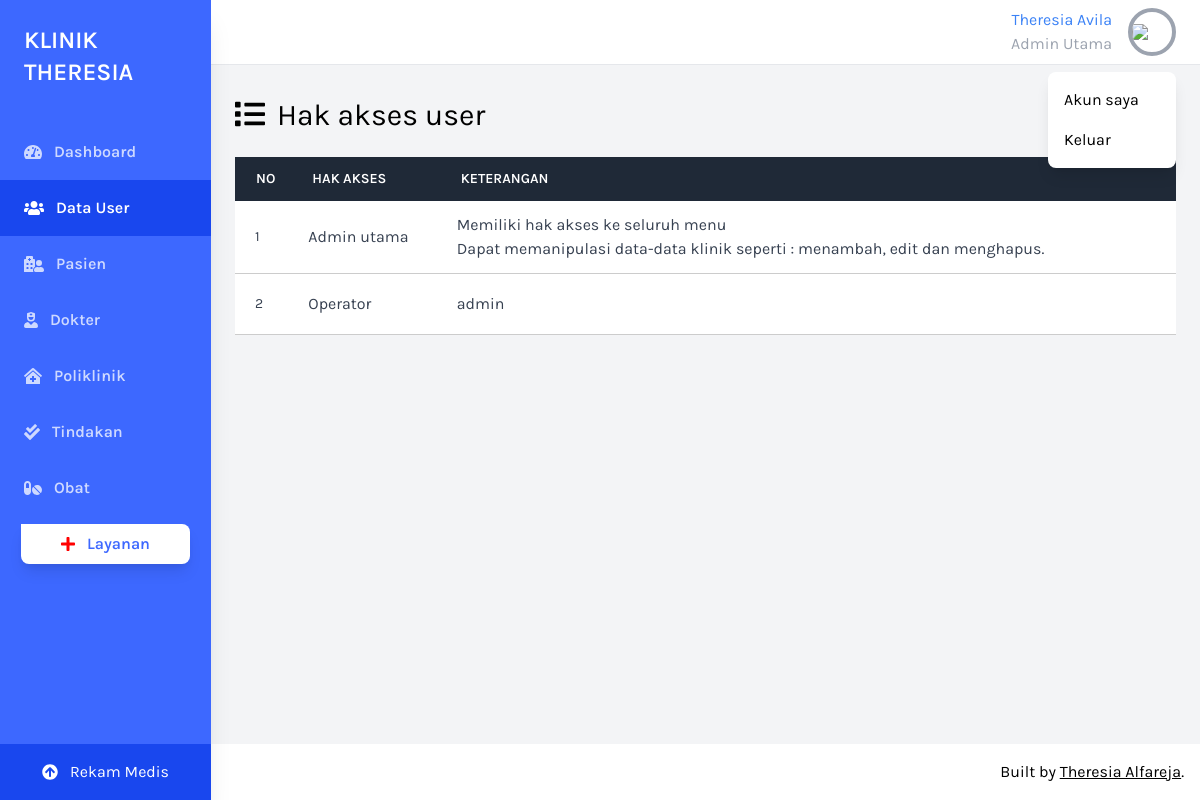
Page /level_user.php (signed in) on the committed database.
### tables this page shows
CREATE TABLE `tb_user` (
  `id_user` int(10) NOT NULL,
  `username` varchar(30) NOT NULL,
  `nama_lengkap_user` varchar(30) NOT NULL,
  `level_user` enum('Admin Utama','Operator','Kasir','Apoteker') NOT NULL,
  `alamat_user` text NOT NULL,
  `nomor_telepon_user` varchar(13) NOT NULL,
  `password` varchar(30) NOT NULL,
  `tgl_daftar` timestamp NOT NULL DEFAULT current_timestamp() ON UPDATE current_timestamp()
);

CREATE TABLE `tb_level_user` (
  `id_level_user` int(10) NOT NULL,
  `level_user` varchar(20) NOT NULL,
  `keterangan` text NOT NULL
);

### level_user.php (the view, shortened to what this page needs)
<?php
require 'koneksi.php';
require 'cek_login.php';
?>
<!DOCTYPE html>
<html lang="en">
<head>
    <link href="https://unpkg.com/tailwindcss/dist/tailwind.min.css" rel="stylesheet">
</head>
<body class="bg-gray-100 font-family-karla flex">
    <aside class="relative bg-sidebar h-screen w-64 hidden sm:block shadow-xl">
        <div class="p-6">
            <a href="Dashboard.php" class=" mb-5 text-white text-2xl font-semibold uppercase hover:text-gray-300">Klinik Theresia</a>
        </div>
        <nav class="text-white text-base font-semibold pt-3">
            <a href="Dashboard.php" class="flex items-center text-white opacity-75 hover:opacity-100 py-4 pl-6 nav-item">
                <i class="fas fa-tachometer-alt mr-3"></i>
                Dashboard
            </a>
            <a href="data_user.php" class="flex items-center active-nav-link text-white py-4 pl-6 nav-item">
                <i class="fas fa-users mr-3"></i>
                Data User
            </a>
            <a href="data_pasien.php" class="flex items-center text-white opacity-75 hover:opacity-100 py-4 pl-6 nav-item">
                <i class="fas fa-hospital-user mr-3"></i>
                Pasien
            </a>
            <a href="data_dokter.php" class="flex items-center text-white opacity-75 hover:opacity-100 py-4 pl-6 nav-item">
                <i class="fas fa-user-nurse mr-3"></i>
                Dokter
            </a>
            <a href="data_poliklinik.php" class="flex items-center text-white opacity-75 hover:opacity-100 py-4 pl-6 nav-item">
                <i class="fas fa-clinic-medical mr-3"></i>
                Poliklinik
            </a>
            <a href="data_tindakan.php" class="flex items-center text-white opacity-75 hover:opacity-100 py-4 pl-6 nav-item">
                <i class="fas fa-check-double mr-3"></i>
                Tindakan
            </a>
            <a href="data_obat.php" class="flex items-center text-white opacity-75 hover:opacity-100 py-4 pl-6 nav-item">
                <i class="fas fa-pills mr-3"></i>
                Obat
            </a>
        </nav>
           <center>
            <a href="data_layanan.php" class="w-full bg-white cta-btn font-semibold py-2 mt-2 rounded-br-lg rounded-bl-lg rounded-tr-lg shadow-lg hover:shadow-xl hover:bg-gray-300 flex items-center justify-center" style="width: 80%;">
                <i class="fas fa-plus mr-3" style="color: red;"></i> Layanan
            </a>
        </center>
        <a href="rekam_medis.php" class="absolute w-full upgrade-btn bottom-0 active-nav-link text-white flex items-center justify-center py-4">
            <i class="fas fa-arrow-circle-up mr-3"></i>
            Rekam Medis
        </a>
    </aside>
    <div class="w-full flex flex-col h-screen overflow-y-hidden">
        <header class="w-full items-center bg-white py-2 px-6 hidden sm:flex">
            <div x-data="{ isOpen: false }" class="relative w-1/2 flex justify-end">
<div class="block">
   <?php
     if (@$_SESSION['ses_username_akun']) {
          $username_akun = $_SESSION['ses_username_akun'];
     }
       $query = mysqli_query($conn, "SELECT * FROM tb_user WHERE username = '$username_akun' ");
       $hasil = mysqli_fetch_array($query);
   ?>
                   <h2 class="text-blue-500 mr-4 text-right"><?php echo $hasil['nama_lengkap_user'] ?></h2>
                   <p class="text-gray-400 mr-4 text-right"><?php echo $hasil['level_user'] ?></p>
</div>
                <button @click="isOpen = !isOpen" class="realtive z-10 w-12 h-12 rounded-full overflow-hidden border-4 border-gray-400 hover:border-gray-300 focus:border-gray-300 focus:outline-none">
                    <img src="https://source.unsplash.com/uJ8LNVCBjFQ/400x400">
                </button>
                <button x-show="isOpen" @click="isOpen = false" class="h-full w-full fixed inset-0 cursor-default"></button>
                <div x-show="isOpen" class="absolute w-32 bg-white rounded-lg shadow-lg py-2 mt-16">
                    <a href="akun_pribadi.php" class="block px-4 py-2 account-link hover:text-white">Akun saya</a>
                    <a href="logout.php" class="block px-4 py-2 account-link hover:text-white">Keluar</a>
                </div>
            </div>
        </header>
        <div class="w-full h-screen overflow-x-hidden border-t flex flex-col">
            <main class="w-full flex-grow p-6">
<?php
include 'koneksi.php';
?>
<div class="w-full mt-2">
        <h1 class="text-3xl text-black">
              <i class="fas fa-list mr-3"></i>Hak akses user
        </h1>
        <br>
                    <div class="bg-white overflow-auto">
                        <table class="min-w-full bg-white">
                            <thead class="bg-gray-800 text-white">
                                <tr>
                                    <th class="text-center text-left py-3 px-4 uppercase font-semibold text-sm">No</th>
                                    <th class="text-left py-3 px-4 uppercase font-semibold text-sm">Hak Akses</th>
                                    <th class="text-left py-3 px-4 uppercase font-semibold text-sm">Keterangan</th>
                                </tr>
                            </thead>
<?php
$query = mysqli_query($conn, "SELECT * FROM tb_level_user");
$no = 1;
if(mysqli_num_rows($query) > 0)
{
while ($hasil = mysqli_fetch_array($query))
{
?>
<tbody class="text-gray-700">
<tr style="border-bottom: 1px solid #ccc;">
<td  class="px-5 py-5 bg-white text-sm"><?php echo $no++ ?></td>
<td  class="px-3 py-3"><?php echo $hasil['level_user'] ?></td>
<td  class="px-3 py-3"><?php echo $hasil['keterangan'] ?></td>
</tr>
</tbody>
<?php
}
}
else
{
echo <<< HTML
   <tr class="text-gray-500 dark:text-gray-500">
    <td colspan="3" align="center">Data kosong</td>
   </tr>
HTML;
}
?>
                        </table>
                    </div>
                </div>
            </main>
            <footer class="w-full bg-white text-right p-4">
                Built by <a target="_blank" href="https://github.com/theresia-alfareja" class="underline">Theresia Alfareja</a>.
            </footer>
        </div>
    </div>
</body>
</html>

### level_user.php (style rules this page uses)
.font-family-karla { font-family: karla; }
.bg-sidebar { background: #3d68ff; }
.cta-btn { color: #3d68ff; }
.upgrade-btn { background: #1947ee; }
.active-nav-link { background: #1947ee; }

### rows in the picture
tb_user: nama_lengkap_user "Theresia Avila", level_user "Admin Utama"
tb_level_user: level_user "Admin utama", keterangan "Memiliki hak akses ke seluruh menu Dapat memanipulasi data-data klinik seperti : menambah, edit dan menghapus."
tb_level_user: level_user "Operator", keterangan "admin"
